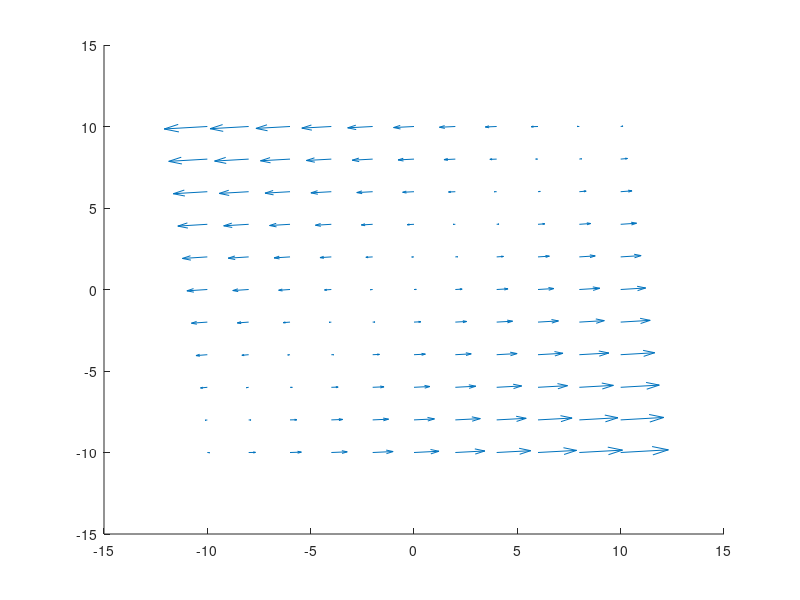

Recreate this plot in MATLAB. (Note: this script raises an error after producing the figure.)
t=0:100;
x0=[0;0];
a=0.08;
b=0.7;
c=0.8;
%{
Il = @(t)In(t,50);
I=1.5;
eq=@(t,x)fhn(t,x,a,b,c,I);
[t,x]=ode45(eq, t, x0);
iso = isoclines(-2:0.1:2,I,b,c);
subplot(2,1,1)
plot(t, x)
subplot(2,1,2)
plot(-2:0.1:2,iso(1,:),'red')
hold on
plot(-2:0.1:2,iso(2,:),'green')
plot(x(:,1),x(:,2))
%}

%hold on
%{
j = 1
for I=[0,0.25,1.0,2.0]
    subplot(2,2,j)
	eq=@(t,x)fhn(t,x,a,b,c,I);
	[t,x]=ode45(eq, t, x0);
	%plot(t, x)
    iso = isoclines(-2:0.1:2,I,b,c);
    plot(-2:0.1:2,iso(1,:),'red')
    hold on
    plot(-2:0.1:2,iso(2,:),'green')
    plot(x(:,1),x(:,2))
    j = j+1;
end
%}
%{
x = transpose([-2:0.04:2; -2:0.04:2])
J=zeros(100,4);
for i=1:101
    j = jacobian(x(i,:),a,c);
	J(i,1:2)= j(1:2);
    J(i,3:4)= j(3:4);
end
plot(x(1:101,1),J)
hold off
%}
%https://www.intechopen.com/source/html/40762/media/image13.png
%{
hold on
for I=0:0.02:5
	eq=@(t,x)fhn(t,x,a,b,c,I);
	[t,x]=ode45(eq, t, x0);
    f=@(x)fhn(0,x,a,b,c,I);
	eqx=fsolve(f,x0);
	spec=eig(jacobian(eqx,a,c));
	respec = real(spec);
	plot(I, respec,'o');
end
hold off
%}
%{
I=1.5;
iso = isoclines(-2:0.1:2,I,b,c);
hold on
plot(-2:0.1:2,iso(1,:))
plot(-2:0.1:2,iso(2,:))
f=@(x)fhn(0,x,a,b,c,I);
eqx=fsolve(f,[1;1]);
plot(eqx(1),eqx(2),'o')
%}

I=1.5
[V,W] = meshgrid(-10:2:10);
[V,W]
dV = V-V^3/3-W+1
dW = a*(b+V-c*W)
hold on
quiver(V,W,dV,dW)
eq=@(t,x)fhn(t,x,a,b,c,I);
[t,x]=ode45(eq, t, [-5;6]);
plot(x(:,1),x(:,2))
[t,x]=ode45(eq, t, [5;6]);
plot(x(:,1),x(:,2))
[t,x]=ode45(eq, t, [-6;1]);
plot(x(:,1),x(:,2))
[t,x]=ode45(eq, t, [1;-6]);
plot(x(:,1),x(:,2))
[t,x]=ode45(eq, t, [-5;-6]);
plot(x(:,1),x(:,2))
[t,x]=ode45(eq, t, [10;5]);
plot(x(:,1),x(:,2))
[t,x]=ode45(eq, t, [6;-2]);
plot(x(:,1),x(:,2))
